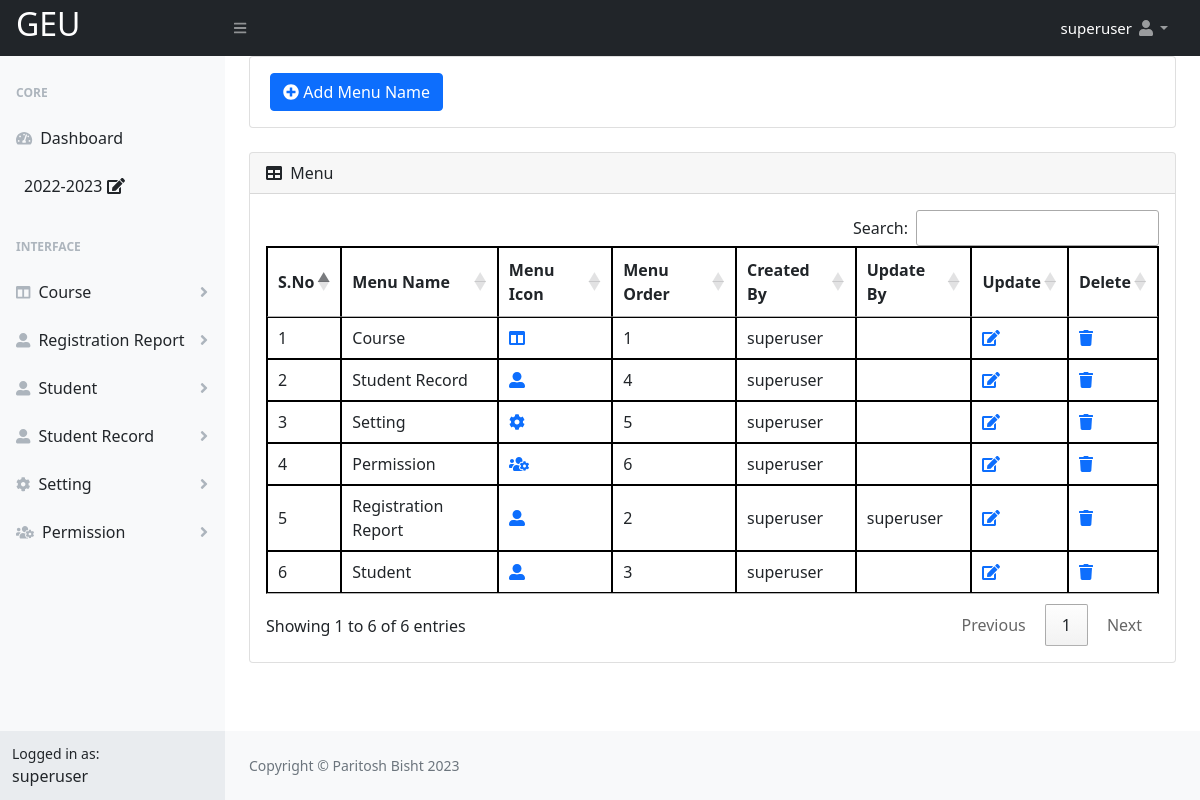
The page /Registration/admin/menu.php (signed in) on the database its author committed.
### tables this page shows
CREATE TABLE `school` (
  `school_id` int(11) NOT NULL,
  `school_name` varchar(200) NOT NULL,
  `school_code` varchar(6) NOT NULL,
  `admission_number_starting` varchar(10) NOT NULL,
  `school_srtname` varchar(50) NOT NULL,
  `school_photo` varchar(100) NOT NULL,
  `school_number` varchar(200) NOT NULL,
  `school_email` varchar(200) NOT NULL,
  `school_address` varchar(200) NOT NULL,
  `school_country` varchar(100) NOT NULL,
  `school_state` varchar(100) NOT NULL,
  `school_district` varchar(100) NOT NULL,
  `school_city` varchar(100) NOT NULL,
  `school_pincode` varchar(100) NOT NULL,
  `status` varchar(10) NOT NULL,
  `own_filled` varchar(10) NOT NULL,
  `createdby` varchar(100) NOT NULL,
  `createdtime` varchar(100) NOT NULL,
  `updateby` varchar(100) NOT NULL,
  `updatetime` varchar(100) NOT NULL,
  `disableby` varchar(100) NOT NULL,
  `disabletime` varchar(100) NOT NULL
);

CREATE TABLE `user` (
  `id` int(11) NOT NULL,
  `first_name` varchar(50) NOT NULL,
  `middle_name` varchar(50) NOT NULL,
  `last_name` varchar(50) NOT NULL,
  `login` varchar(50) NOT NULL,
  `user_id` varchar(100) NOT NULL,
  `password` varchar(255) NOT NULL,
  `hash_password` varchar(255) NOT NULL,
  `dob` varchar(30) NOT NULL,
  `number` varchar(20) NOT NULL,
  `email` varchar(50) NOT NULL,
  `photo` varchar(100) NOT NULL,
  `type` varchar(20) NOT NULL,
  `status` varchar(10) NOT NULL,
  `disablereason` varchar(300) NOT NULL,
  `activereason` varchar(300) NOT NULL,
  `pass` varchar(100) NOT NULL,
  `oldpass` varchar(100) NOT NULL,
  `session` varchar(20) NOT NULL,
  `createdby` varchar(50) NOT NULL,
  `createdtime` varchar(50) NOT NULL,
  `updateby` varchar(100) NOT NULL,
  `updatetime` varchar(100) NOT NULL,
  `disableby` varchar(50) NOT NULL,
  `disabletime` varchar(50) NOT NULL,
  `password_reset_by` varchar(10) NOT NULL,
  `password_reset_time` varchar(30) NOT NULL,
  `forget_password_time` varchar(100) NOT NULL,
  `change_pass_time` varchar(100) NOT NULL,
  `wrong_pass_count` int(10) NOT NULL,
  `wrong_pass_time` varchar(30) NOT NULL,
  `wrong_pass_reset_type` varchar(20) NOT NULL,
  `current_session` varchar(20) NOT NULL,
  `statusactivereason` varchar(100) NOT NULL,
  `statusactiveby` varchar(20) NOT NULL,
  `statusactivetime` varchar(30) NOT NULL,
  `usercourse_id` varchar(20) NOT NULL,
  `usersection` varchar(20) NOT NULL,
  `usersemester` varchar(20) NOT NULL
);

CREATE TABLE `menu` (
  `menu_id` int(20) NOT NULL,
  `menu_name` varchar(30) NOT NULL,
  `menu_icon` varchar(30) NOT NULL,
  `menu_order` varchar(10) NOT NULL,
  `status` varchar(10) NOT NULL,
  `disablereason` varchar(100) NOT NULL,
  `activereason` varchar(100) NOT NULL,
  `createdby` varchar(30) NOT NULL,
  `createdtime` varchar(30) NOT NULL,
  `updateby` varchar(30) NOT NULL,
  `updatetime` varchar(30) NOT NULL,
  `disableby` varchar(30) NOT NULL,
  `disabletime` varchar(30) NOT NULL
);

### Registration/admin/menu.php (the view, shortened to what this page needs)
<?php
include("include/header.php");
require("permission_check.php");
?>
	<?php
extract($_POST);
extract($_GET);
?>
 <div id="layoutSidenav_content">
                <main>
                    <div class="container-fluid px-4">
                        <div class="card mb-4">
                            <div class="card-body">
                                &nbsp;<button type="button" class="btn btn-primary" data-bs-toggle="modal" data-bs-target="#addMenu"> <span class="fas fa-plus-circle"></span> Add Menu Name</button>
                            </div>
                        </div>
                        <div class="card mb-4">
                            <div class="card-header">
                                <i class="fas fa-table me-1"></i>
                                Menu
                            </div>
                            <div class="card-body">
                                 <div style="overflow-x:auto;">
                                <table id="datatablesSimpl">
                                    <thead>
                                        <tr>
                                            <th>S.No</th>
                                            <th>Menu Name</th>
                                            <th>Menu Icon</th>
                                            <th>Menu Order</th>
                                            <th>Created By</th>
                                            <th>Update By</th>
                                            <th>Update</th>
                                            <th>Delete</th>
                                        </tr>
                                    </thead>
                                    <tbody>
                                        <?php
                                        $count = 0;
                                        $sql=mysqli_query($con,"SELECT * FROM `menu` WHERE `status`='Active'");
                                        while($result=mysqli_fetch_assoc($sql))
    {
        $count+=1;
   $id=$result['menu_id'];
$created_user_id=$result['createdby'];
$updated_user_id=$result['updateby'];
                                     $result123=mysqli_query($con,"SELECT * FROM `user` WHERE `id`=\"$created_user_id\"");
                                                          $row12=mysqli_fetch_array($result123);
                                                          $user_login_name=$row12['first_name']." ".$row12['middle_name']." ".$row12['last_name'];
                                                          $result12=mysqli_query($con,"SELECT * FROM `user` WHERE `id`=\"$updated_user_id\"");
                                                          $row1=mysqli_fetch_array($result12);
                                                          $upadted_user_login_name=$row1['first_name']." ".$row1['middle_name']." ".$row1['last_name'];
                                        ?>
                                        <tr>
                                    <td><?php echo $count; ?></td>
                                    <td><?php echo $result['menu_name']; ?></td>
                                    <td> <a href="#"><i class="<?php echo $result['menu_icon']; ?>"></i></a></td>
                                    <td><?php echo $result['menu_order']; ?></td>
                                    <td><?php echo  $user_login_name; ?></td>
                                    <td><?php echo $upadted_user_login_name; ?></td>
                                    <td><a href="menu_update.php?menu_id=<?php echo $id;?>"><span class='fas fa-edit'></span></a></td>
                                    <td><a href="menu_delete.php?menu_id=<?php echo $id;?>"><span class='fas fa-trash'></span></a></td>
                                        </tr>
                                        <?php
                                    }
                                        ?>
                                    </tbody>
                                </table>
                                </div>
                            </div>
                        </div>
                    </div>
                </main>
<?php
include("include/footer.php");
?>

### Registration/admin/include/header.php (shortened to what this page needs)
<?php
    include("config.php");
 ?>
 <?php
extract($_POST);
?>
<!DOCTYPE html>
<html lang="en">
    <head>
        <link href="https://cdn.jsdelivr.net/npm/simple-datatables@latest/dist/style.css" rel="stylesheet" />
        <link href="css/styles.css" rel="stylesheet" />
         <link href=" https://cdnjs.cloudflare.com/ajax/libs/twitter-bootstrap/5.0.1/css/bootstrap.min.css" rel="stylesheet" />
         <link rel="stylesheet" href="https://cdn.datatables.net/1.10.19/css/jquery.dataTables.min.css">
         <link href=" https://cdn.datatables.net/buttons/2.2.2/css/buttons.dataTables.min.css" rel="stylesheet" />
          <link href="https://cdn.datatables.net/1.11.4/css/dataTables.bootstrap5.min.css" rel="stylesheet" />
    </head>
    <body class="sb-nav-fixed"  oncontextmenu="return false">
       <nav class="sb-topnav navbar navbar-expand navbar-dark bg-dark">
            <a class="navbar-brand ps-3" href="dashboard.php"><?php
$schol=mysqli_query($con,"SELECT * FROM `school` WHERE `status` = \"Active\"");
$res1=mysqli_fetch_assoc($schol); ?>
<h2 style="text-transform:uppercase;"><?php
echo $school_short_name_record = $res1['school_srtname'];
?></h2></a>
            <button class="btn btn-link btn-sm order-1 order-lg-0 me-4 me-lg-0" id="sidebarToggle" href="#!"><i class="fas fa-bars"></i></button>
            <ul class="navbar-nav ms-auto ms-md-0 me-3 me-lg-4">
                   <?php
$loginsession = $_SESSION["alogin"];
$q=mysqli_query($con,"SELECT * FROM `user` WHERE `login` ='$loginsession'  and `status` = \"Active\"");
$res=mysqli_fetch_assoc($q);
$login_user_type = $res['type'];
$log = $res['id'];
$useractivesessionquery=mysqli_query($con,"SELECT * FROM `user` WHERE `id` ='$log'");
$resuseractivesessionquery=mysqli_fetch_assoc($useractivesessionquery);
$activesession_record=$resuseractivesessionquery['current_session'];
                    ?>
                <li class="nav-item dropdown">
                    <a class="nav-link dropdown-toggle" id="navbarDropdown" href="#" role="button" data-bs-toggle="dropdown" aria-expanded="false"><span style=" font-size:15px; color: white;" aria-expanded="false">  <?php echo $res['first_name'] ." ".$res['middle_name']  ." ". $res['last_name']; ?></span> <i class="fas fa-user fa-fw"></i></a>
                </li>
            </ul>
        </nav>
        <div id="layoutSidenav">
            <div id="layoutSidenav_nav">
                <nav class="sb-sidenav accordion sb-sidenav-light" id="sidenavAccordion">
                    <div class="sb-sidenav-menu">
                        <div class="nav">
                            <div class="sb-sidenav-menu-heading">Core</div>
                            <a class="nav-link" href="dashboard.php">
                                <div class="sb-nav-link-icon"><i class="fas fa-tachometer-alt"></i></div>
                                Dashboard
                            </a>
                            <?php if ($login_user_type=="superuser" || $login_user_type=="admin") { ?>
                              <a class="nav-link" href=""  data-bs-toggle="modal" data-bs-target="#sessionmodal" >
                                <?php echo $activesession_record;?>&nbsp;<i class="fas fa-edit"></i>
                            </a>
                             <?php } ?>
                             <div class="sb-sidenav-menu-heading">Interface</div>
<?php
       $menulistqry="SELECT * FROM `menu` WHERE `status`='Active' ORDER BY `menu`.`menu_order` ASC";
       $menulistres=mysqli_query($con,$menulistqry);
       while($menulistdata=mysqli_fetch_assoc($menulistres))
        {
$rmenu_id=$menulistdata['menu_id'];
$menuaccessqry="SELECT * from `modulepermission` WHERE modulepermission.`modulemenu_id`='$rmenu_id' AND modulepermission.`modulepermission`='Yes' AND modulepermission.`moduleuser_id`='$log'";
$menuaccessres=mysqli_query($con,$menuaccessqry);
$menuaccessrow=mysqli_num_rows($menuaccessres);
if($menuaccessrow>0)
         {
          ?>
                            <a class="nav-link collapsed" href="#" data-bs-toggle="collapse" data-bs-target="#collapse<?php echo $menulistdata['menu_id'];?>" aria-expanded="false" aria-controls="collapse<?php echo $menulistdata['menu_id'];?>">
                                <div class="sb-nav-link-icon"><i class="<?php echo $menulistdata['menu_icon'];?>"></i></div>
                                <?php echo $menulistdata['menu_name'];?>
                                <div class="sb-sidenav-collapse-arrow"><i class="fas fa-angle-down"></i></div>
                            </a>
                           <?php } } ?>
                             </div>
                    </div>
                    <div class="sb-sidenav-footer">
                        <div class="small">Logged in as:</div>
                        <?php echo $res['login']; ?>
                    </div>
                </nav>
            </div>

### Registration/admin/include/footer.php (style rules this page uses)
table, th, td { border: .1px solid black; border-collapse: collapse; }

### rows shown on the page
school: school_srtname "GEU"
user: first_name "superuser", current_session "2022-2023", login "superuser"
menu: menu_name "Course", menu_order "1", user.first_name+middle_name+last_name "superuser"
menu: menu_name "Registration Report", menu_order "2", user.first_name+middle_name+last_name "superuser"
menu: menu_name "Student", menu_order "3", user.first_name+middle_name+last_name "superuser"
menu: menu_name "Student Record", menu_order "4", user.first_name+middle_name+last_name "superuser"
menu: menu_name "Setting", menu_order "5", user.first_name+middle_name+last_name "superuser"
menu: menu_name "Permission", menu_order "6", user.first_name+middle_name+last_name "superuser"
